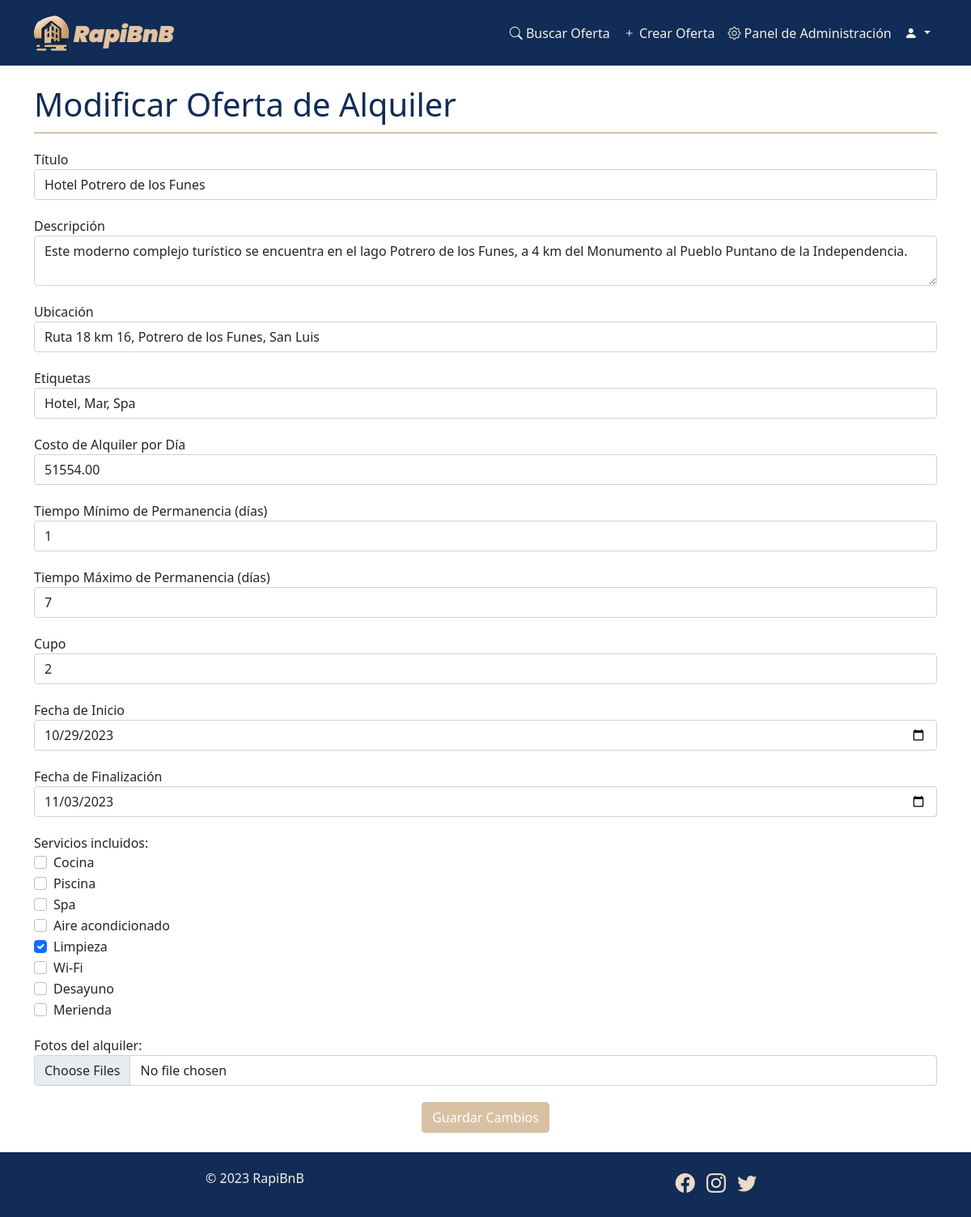
Screenshot of /modificar_oferta.php?id=30 (signed in) with the database file from the repository.
### tables this page shows
CREATE TABLE `alquileres` (
  `id` int(11) NOT NULL,
  `usuario_id` int(11) NOT NULL,
  `titulo` varchar(255) NOT NULL,
  `descripcion` text NOT NULL,
  `ubicacion` varchar(255) NOT NULL,
  `etiquetas` text DEFAULT NULL,
  `galeria_fotos` text DEFAULT NULL,
  `servicios` text DEFAULT NULL,
  `costo_alquiler` decimal(10,2) NOT NULL,
  `tiempo_minimo` int(11) NOT NULL,
  `tiempo_maximo` int(11) NOT NULL,
  `cupo` int(11) NOT NULL,
  `fecha_inicio` date DEFAULT NULL,
  `fecha_fin` date DEFAULT NULL,
  `activa` tinyint(1) DEFAULT 0,
  `fecha_publicacion` timestamp NOT NULL DEFAULT current_timestamp()
);

### modificar_oferta.php (the view, shortened to what this page needs)
<!DOCTYPE html>
<html lang="es">
<head>
    <link href="estilos/estilo.css" rel="stylesheet">
</head>
<body>
<?php
require_once('config.php');
require_once('header.php');
$hoy = date('Y-m-d');
if (isset($_GET["id"]) && is_numeric($_GET["id"])) {
    $id_oferta = $_GET["id"];
    $sql = "SELECT a.*, u.id AS usuario_id FROM alquileres a
            INNER JOIN usuarios u ON a.usuario_id = u.id
            WHERE a.id = ?";
    if ($stmt = mysqli_prepare($conexion, $sql)) {
        mysqli_stmt_bind_param($stmt, "i", $id_oferta);
        if (mysqli_stmt_execute($stmt)) {
            $resultado = mysqli_stmt_get_result($stmt);
            if (mysqli_num_rows($resultado) == 1) {
                $fila = mysqli_fetch_assoc($resultado);
                if (isset($_SESSION['id']) && $_SESSION['id'] == $fila['usuario_id']) {
                    if ($_SERVER["REQUEST_METHOD"] == "POST") {
                        $titulo = $_POST["titulo"];
                        $descripcion = $_POST["descripcion"];
                        $ubicacion = $_POST["ubicacion"];
                        $etiquetas = $_POST["etiquetas"];
                        $costo_alquiler = $_POST["costo_alquiler"];
                        $tiempo_minimo = $_POST["tiempo_minimo"];
                        $tiempo_maximo = $_POST["tiempo_maximo"];
                        $cupo = $_POST["cupo"];
                        $fecha_inicio = $_POST["fecha_inicio"];
                        $fecha_fin = $_POST["fecha_fin"];
                        $servicios = $_POST['servicios'];
                        $servicios_json = json_encode($servicios);
                        $fotosSubidas = false;
                        $rutas_fotos = json_decode($fila['galeria_fotos'], true) ?: [];
						function es_extension_permitida($filename) {
							$ext = pathinfo($filename, PATHINFO_EXTENSION);
							$extensiones_permitidas = array('jpg', 'jpeg', 'png', 'gif', 'avif', 'webp');
							return in_array(strtolower($ext), $extensiones_permitidas);
						}
                        if (!empty($_FILES['fotos']['name'][0])) {
							for ($i = 0; $i < count($_FILES['fotos']['name']); $i++) {
								if (es_extension_permitida($_FILES['fotos']['name'][$i])) {
									$nombre_archivo = basename($_FILES['fotos']['name'][$i]);
									$ruta_destino = "galeria/" . $nombre_archivo;
									if (move_uploaded_file($_FILES['fotos']['tmp_name'][$i], $ruta_destino)) {
										$rutas_fotos[] = $ruta_destino;
										$fotosSubidas = true;
									}
								} else {
									echo '<div class="alert alert-danger text-center">El archivo ' . $_FILES['fotos']['name'][$i] . ' no tiene una extensión válida. Se omitió.</div>';
								}
							}
						}
                        if ($fotosSubidas) {
                            $galeria_fotos_json = json_encode($rutas_fotos);
                            $sql_update = "UPDATE alquileres SET
                                    titulo = ?,
                                    descripcion = ?,
                                    ubicacion = ?,
                                    etiquetas = ?,
                                    costo_alquiler = ?,
                                    tiempo_minimo = ?,
                                    tiempo_maximo = ?,
                                    cupo = ?,
                                    fecha_inicio = ?,
                                    fecha_fin = ?,
                                    servicios = ?,
                                    galeria_fotos = ?
                                    WHERE id = ?";
                            if ($stmt_update = mysqli_prepare($conexion, $sql_update)) {
                                mysqli_stmt_bind_param($stmt_update, "ssssssssssssi", $titulo, $descripcion, $ubicacion, $etiquetas, $costo_alquiler, $tiempo_minimo, $tiempo_maximo, $cupo, $fecha_inicio, $fecha_fin, $servicios_json, $galeria_fotos_json, $id_oferta);
                                if (mysqli_stmt_execute($stmt_update)) {
                                    echo '<div class="container mt-4">';
                                    echo '<div class="alert alert-success text-center" role="alert">La oferta se ha actualizado exitosamente.</div>';
                                    echo '</div>';
                                } else {
                                    echo '<div class="container mt-4">';
                                    echo '<div class="alert alert-danger" role="alert">Error al actualizar la oferta: ' . mysqli_error($conexion) . '</div>';
                                    echo '</div>';
                                }
                            }
                        } else {
                            $sql_update = "UPDATE alquileres SET
                                    titulo = ?,
                                    descripcion = ?,
                                    ubicacion = ?,
                                    etiquetas = ?,
                                    costo_alquiler = ?,
                                    tiempo_minimo = ?,
                                    tiempo_maximo = ?,
                                    cupo = ?,
                                    fecha_inicio = ?,
                                    fecha_fin = ?,
                                    servicios = ?
                                    WHERE id = ?";
                            if ($stmt_update = mysqli_prepare($conexion, $sql_update)) {
                                mysqli_stmt_bind_param($stmt_update, "sssssssssssi", $titulo, $descripcion, $ubicacion, $etiquetas, $costo_alquiler, $tiempo_minimo, $tiempo_maximo, $cupo, $fecha_inicio, $fecha_fin, $servicios_json, $id_oferta);
                                if (mysqli_stmt_execute($stmt_update)) {
                                    echo '<div class="container mt-4">';
                                    echo '<div class="alert alert-success" role="alert">La oferta se ha actualizado exitosamente.</div>';
                                    echo '</div>';
                                } else {
                                    echo '<div class="container mt-4">';
                                    echo '<div class="alert alert-danger" role="alert">Error al actualizar la oferta: ' . mysqli_error($conexion) . '</div>';
                                    echo '</div>';
                                }
                            }
                        }
                    } else {
                        echo '<div class="container mt-4">';
                        echo '<h1>Modificar Oferta de Alquiler</h1>';
                        echo '<form method="POST" enctype="multipart/form-data">';
                        echo '<div class="form-group">';
                        echo '<label for="titulo">Título</label>';
                        echo '<input type="text" class="form-control" id="titulo" name="titulo" value="' . htmlspecialchars($fila["titulo"]) . '" required>';
                        echo '</div>';
                        echo '<div class="form-group">';
                        echo '<label for="descripcion">Descripción</label>';
                        echo '<textarea class="form-control" id="descripcion" name="descripcion" required>' . htmlspecialchars($fila["descripcion"]) . '</textarea>';
                        echo '</div>';
                        echo '<div class="form-group">';
                        echo '<label for="ubicacion">Ubicación</label>';
                        echo '<input type="text" class="form-control" id="ubicacion" name="ubicacion" value="' . htmlspecialchars($fila["ubicacion"]) . '" required>';
                        echo '</div>';
                        echo '<div class="form-group">';
                        echo '<label for="etiquetas">Etiquetas</label>';
                        echo '<input type="text" class="form-control" id="etiquetas" name="etiquetas" value="' . htmlspecialchars($fila["etiquetas"]) . '" required>';
                        echo '</div>';
                        echo '<div class="form-group">';
                        echo '<label for="costo_alquiler">Costo de Alquiler por Día</label>';
                        echo '<input type="number" class="form-control" id="costo_alquiler" name="costo_alquiler" value="' . htmlspecialchars($fila["costo_alquiler"]) . '" required>';
                        echo '</div>';
                        echo '<div class="form-group">';
                        echo '<label for="tiempo_minimo">Tiempo Mínimo de Permanencia (días)</label>';
                        echo '<input type="number" class="form-control" id="tiempo_minimo" name="tiempo_minimo" value="' . htmlspecialchars($fila["tiempo_minimo"]) . '" required>';
                        echo '</div>';
                        echo '<div class="form-group">';
                        echo '<label for="tiempo_maximo">Tiempo Máximo de Permanencia (días)</label>';
                        echo '<input type="number" class="form-control" id="tiempo_maximo" name="tiempo_maximo" value="' . htmlspecialchars($fila["tiempo_maximo"]) . '" required>';
                        echo '</div>';
                        echo '<div class="form-group">';
                        echo '<label for="cupo">Cupo</label>';
                        echo '<input type="number" class="form-control" id="cupo" name="cupo" value="' . htmlspecialchars($fila["cupo"]) . '" required>';
                        echo '</div>';
                        echo '<div class="form-group">';
                        echo '<label for="fecha_inicio">Fecha de Inicio</label>';
                        echo '<input type="date" class="form-control" id="fecha_inicio" name="fecha_inicio" value="' . htmlspecialchars($fila["fecha_inicio"]) . '" min="' . $hoy . '">';
                        echo '</div>';
                        echo '<div class="form-group">';
                        echo '<label for="fecha_fin">Fecha de Finalización</label>';
                        echo '<input type="date" class="form-control" id="fecha_fin" name="fecha_fin" value="' . htmlspecialchars($fila["fecha_fin"]) . '" min="' . $hoy . '">';
                        echo '</div>';
                        echo '<div class="form-group">';
                        echo '<label for="servicios">Servicios incluidos:</label>';
                        $servicios_incluidos = json_decode($fila['servicios'], true);
                        $servicios = ["Cocina", "Piscina", "Spa", "Aire acondicionado", "Limpieza", "Wi-Fi", "Desayuno", "Merienda"];
                        foreach ($servicios as $servicio) {
                            echo '<div class="form-check">';
                            echo '<input class="form-check-input" type="checkbox" name="servicios[]" value="' . $servicio . '"' . (in_array($servicio, $servicios_incluidos) ? ' checked' : '') . '>';
                            echo '<label class="form-check-label" for="' . $servicio . '">' . $servicio . '</label>';
                            echo '</div>';
                        }
                        echo '</div>';
                        echo '<div class="form-group">';
                        echo '<label for="fotos">Fotos del alquiler:</label>';
                        echo '<input type="file" class="form-control" id="fotos" name="fotos[]" multiple>';
                        echo '</div>';
                        echo '<div class="text-center"><button type="submit" class="btn btn-primary">Guardar Cambios</button></div>';
                        echo '</form>';
                        echo '</div>';
                    }
                } else {
                    echo '<div class="container mt-4">';
                    echo '<div class="alert alert-danger" role="alert">No tienes permiso para modificar esta oferta.</div>';
                    echo '</div>';
                }
            } else {
                echo '<div class="container mt-4">';
                echo '<div class="alert alert-danger" role="alert">Oferta no encontrada.</div>';
                echo '</div>';
            }
        } else {
            echo '<div class="container mt-4">';
            echo '<div class="alert alert-danger" role="alert">Error en la consulta: ' . mysqli_error($conexion) . '</div>';
            echo '</div>';
        }
    }
} else {
    echo '<div class="container mt-4">';
    echo '<div class="alert alert-danger" role="alert">ID de oferta no válido.</div>';
    echo '</div>';
}
require_once('footer.php');
?>
</body>
</html>

### estilos/estilo.css (style rules this page uses)
.container { max-width: 600px; margin: 0 auto; }
.container h1 { border-bottom: 2px solid #DAC0A3; padding-bottom: 10px; margin-bottom: 20px; color: #102C57; }
.btn.btn-primary { background-color: #DAC0A3; border-color: #DAC0A3; }
.form-group { margin-bottom: 20px; }

### rows the page displays
alquileres: titulo "Hotel Potrero de los Funes", descripcion "Este moderno complejo turístico se encuentra en el lago Potrero de los Funes, a 4 km del Monumento al Pueblo Puntano de la Independencia.", ubicacion "Ruta 18 km 16, Potrero de los Funes, San Luis", etiquetas "Hotel, Mar, Spa", costo_alquiler "51554.00", tiempo_minimo "1", tiempo_maximo "7", cupo "2", fecha_inicio "10/29/2023", fecha_fin "11/03/2023", servicios "☑"

### other values shown
$servicio "Cocina"
$servicio "Piscina"
$servicio "Spa"
$servicio "Aire acondicionado"
$servicio "Limpieza"
$servicio "Wi-Fi"
$servicio "Desayuno"
$servicio "Merienda"
